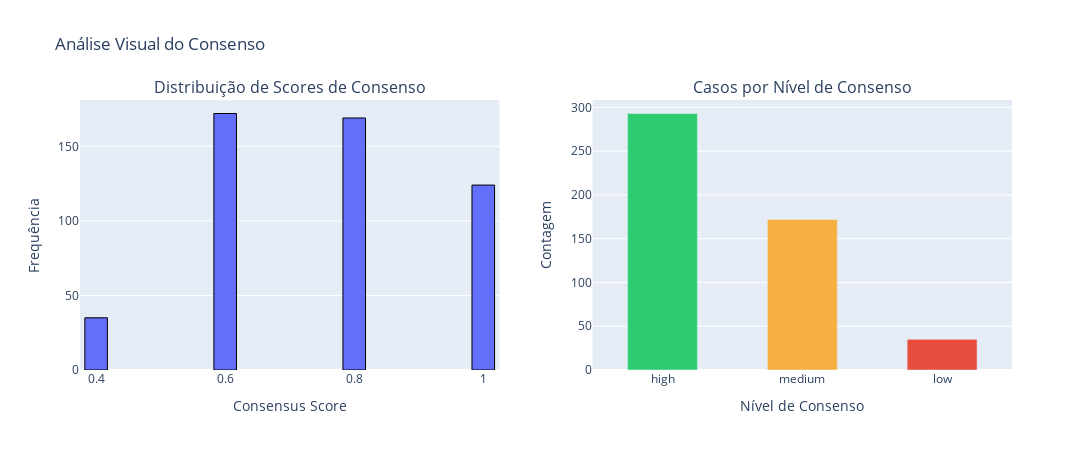

The code cell stored with this chart in its notebook:
### Code cell
visualizer.plot_score_and_levels(
    df_with_consensus=df_with_consensus,
    levels=levels
)

### Figure 1 — Plotly figure (JSON) as saved in the notebook; plotly's stock layout.template omitted (floating-point values rounded to 4 significant figures; data arrays with more than 128 entries replaced by an {"elided": "..."} marker saying what was removed)
{"data": [{"marker": {"line": {"color": "black", "width": 1}}, "name": "Consensus Score", "nbinsx": 20, "type": "histogram", "x": {"elided": "500 float values"}, "xaxis": "x", "yaxis": "y"}, {"marker": {"color": ["#2ECC71", "#F5B041", "#E74C3C"]}, "type": "bar", "width": 0.5, "x": ["high", "medium", "low"], "xaxis": "x2", "y": [293, 172, 35], "yaxis": "y2"}], "layout": {"annotations": [{"font": {"size": 16}, "showarrow": false, "text": "Distribuição de Scores de Consenso", "x": 0.225, "xanchor": "center", "xref": "paper", "y": 1, "yanchor": "bottom", "yref": "paper"}, {"font": {"size": 16}, "showarrow": false, "text": "Casos por Nível de Consenso", "x": 0.775, "xanchor": "center", "xref": "paper", "y": 1, "yanchor": "bottom", "yref": "paper"}], "bargap": 0.3, "height": 450, "showlegend": false, "title": {"text": "Análise Visual do Consenso"}, "width": 1100, "xaxis": {"anchor": "y", "domain": [0, 0.45], "title": {"text": "Consensus Score"}}, "xaxis2": {"anchor": "y2", "domain": [0.55, 1], "title": {"text": "Nível de Consenso"}}, "yaxis": {"anchor": "x", "domain": [0, 1], "title": {"text": "Frequência"}}, "yaxis2": {"anchor": "x2", "domain": [0, 1], "title": {"text": "Contagem"}}}}
